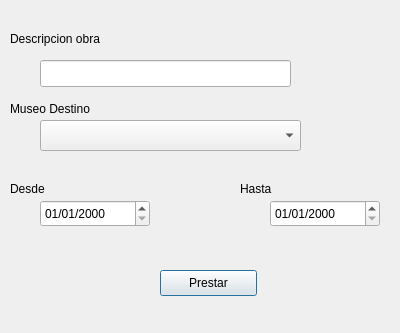
<?xml version="1.0" encoding="UTF-8"?>
<ui version="4.0">
 <class>Dialog</class>
 <widget class="QDialog" name="Dialog">
  <property name="geometry">
   <rect>
    <x>0</x>
    <y>0</y>
    <width>400</width>
    <height>333</height>
   </rect>
  </property>
  <property name="windowTitle">
   <string>Dialog</string>
  </property>
  <widget class="QComboBox" name="destino">
   <property name="geometry">
    <rect>
     <x>40</x>
     <y>120</y>
     <width>261</width>
     <height>31</height>
    </rect>
   </property>
  </widget>
  <widget class="QLabel" name="label">
   <property name="geometry">
    <rect>
     <x>10</x>
     <y>100</y>
     <width>111</width>
     <height>17</height>
    </rect>
   </property>
   <property name="text">
    <string>Museo Destino</string>
   </property>
  </widget>
  <widget class="QLabel" name="label_2">
   <property name="geometry">
    <rect>
     <x>10</x>
     <y>30</y>
     <width>151</width>
     <height>17</height>
    </rect>
   </property>
   <property name="text">
    <string>Descripcion obra</string>
   </property>
  </widget>
  <widget class="QLineEdit" name="descripcion">
   <property name="geometry">
    <rect>
     <x>40</x>
     <y>60</y>
     <width>251</width>
     <height>27</height>
    </rect>
   </property>
  </widget>
  <widget class="QPushButton" name="prestar">
   <property name="geometry">
    <rect>
     <x>160</x>
     <y>270</y>
     <width>97</width>
     <height>26</height>
    </rect>
   </property>
   <property name="text">
    <string>Prestar</string>
   </property>
  </widget>
  <widget class="QDateEdit" name="desde">
   <property name="geometry">
    <rect>
     <x>40</x>
     <y>200</y>
     <width>110</width>
     <height>27</height>
    </rect>
   </property>
   <property name="displayFormat">
    <string>dd/MM/yyyy</string>
   </property>
  </widget>
  <widget class="QDateEdit" name="hasta">
   <property name="geometry">
    <rect>
     <x>270</x>
     <y>200</y>
     <width>110</width>
     <height>27</height>
    </rect>
   </property>
   <property name="displayFormat">
    <string>dd/MM/yyyy</string>
   </property>
  </widget>
  <widget class="QLabel" name="label_3">
   <property name="geometry">
    <rect>
     <x>10</x>
     <y>180</y>
     <width>61</width>
     <height>17</height>
    </rect>
   </property>
   <property name="text">
    <string>Desde</string>
   </property>
  </widget>
  <widget class="QLabel" name="label_4">
   <property name="geometry">
    <rect>
     <x>240</x>
     <y>180</y>
     <width>61</width>
     <height>17</height>
    </rect>
   </property>
   <property name="text">
    <string>Hasta</string>
   </property>
  </widget>
 </widget>
 <resources/>
 <connections/>
</ui>
